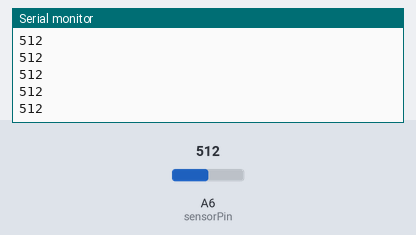
The sketch below on a simulated Arduino Nano, built with avr-gcc and run on an emulated ATmega328P. Shown: the last lines printed to the serial monitor. The test bench sets the inputs (shaded band); at power-on: A6 (sensorPin) = 512.

Above: at 1.2 s.
1.3 s: A6 (sensorPin) set to 716
At 1.31 s:
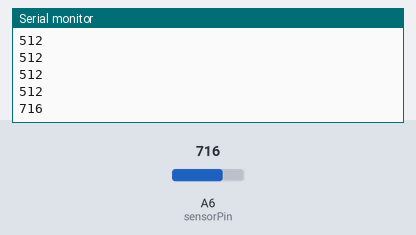
2.8 s: A6 (sensorPin) set to 900
At 2.81 s:
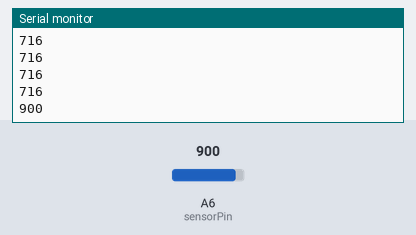
Timing chart, 0 to 5.8 s (numbered marks = the images above; inputs shaded):
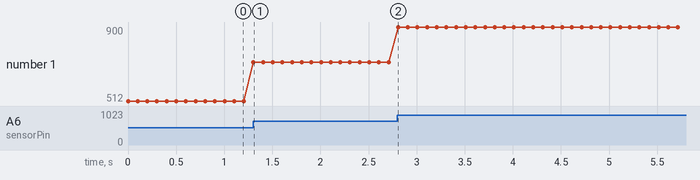

The sketch:

lilypad_serial.ino
```cpp
int sensorPin = A6;

void setup() {
    // initialize serial communications at 9600 bps:
    Serial.begin(9600);

    // We want to read information _into_ out sensorPin.
    pinMode(INPUT, sensorPin);
}

void loop() {
    int val = analogRead(sensorPin);
    Serial.println(val);
    // delay 100ms, to avoid jamming up the serial line and get useful values
    delay(100);
}
```

Measured:
- after the input at 1.3 s, the serial monitor: prints a new line at once (image 1)
- after the input at 2.8 s, the serial monitor: prints a new line at once (image 2)
- plotted number 1: 512 → 716 after the input at 1.3 s, 716 → 900 after the input at 2.8 s
